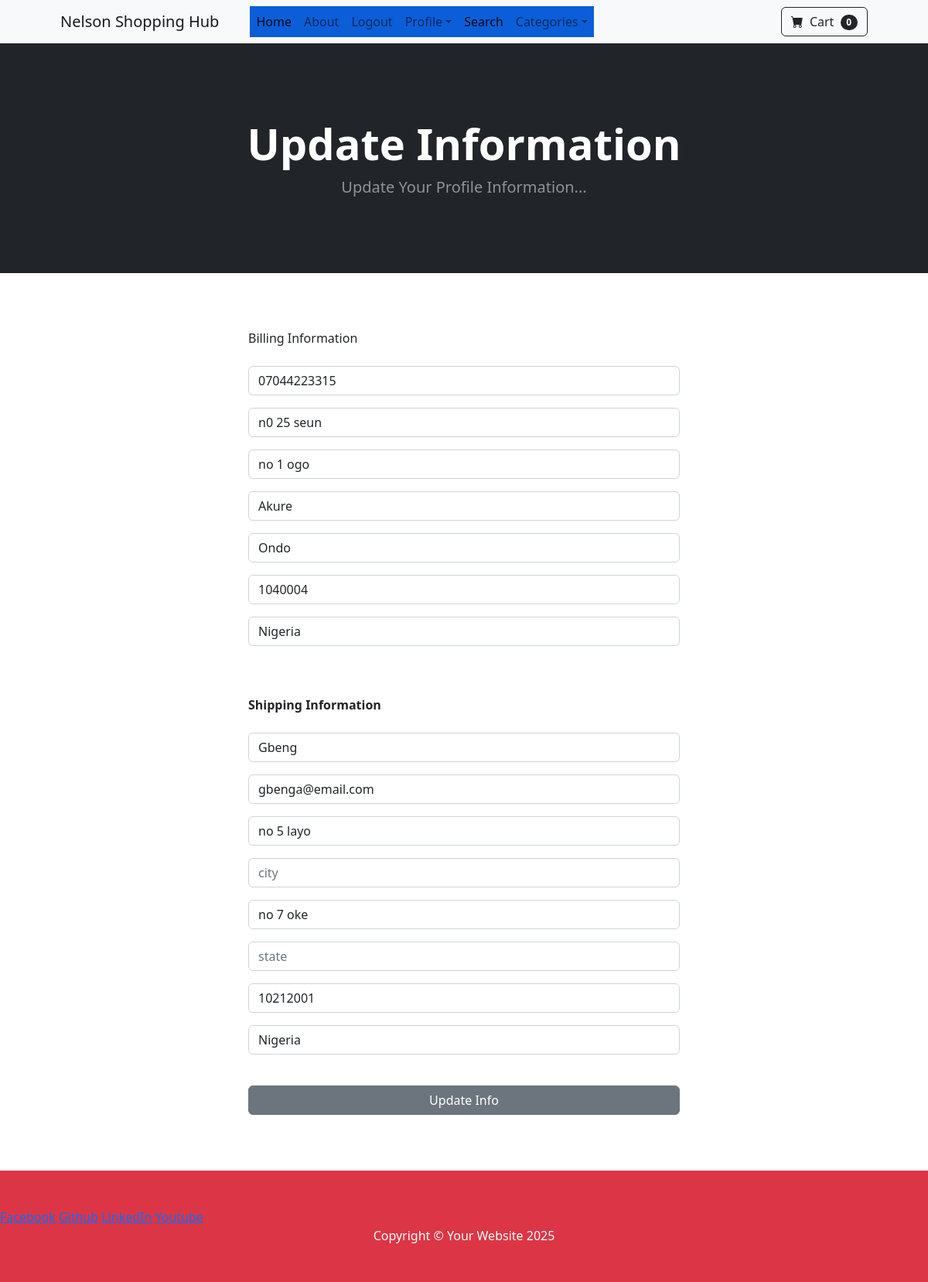
/update_info/ (signed in), run on the app's committed database.
### myapp/models.py (models this page shows, shortened)
class Profile(models.Model):
    user = models.OneToOneField(User, on_delete=models.CASCADE)
    date_modified = models.DateTimeField(User, auto_now=True)
    phone = models.CharField(max_length=50, blank=True)
    address1 = models.CharField(max_length=200, blank=True)
    address2 = models.CharField(max_length=200, blank=True)
    city = models.CharField(max_length=200, blank=True)
    state = models.CharField(max_length=200, blank=True)
    zipcode = models.CharField(max_length=200, blank=True)
    country = models.CharField(max_length=200, blank=True)
    old_cart = models.CharField(max_length=200, blank=True, null=True)

### payment/models.py (models this page shows, shortened)
class ShippingAddress(models.Model):
    user = models.ForeignKey(User, on_delete=models.CASCADE, null=True, blank=True)
    shipping_full_name = models.CharField(max_length=255)
    shipping_email = models.CharField(max_length=255)
    shipping_address1 = models.CharField(max_length=255)
    shipping_address2 = models.CharField(max_length=255, null=True, blank=True)
    shipping_city = models.CharField(max_length=255)
    shipping_state = models.CharField(max_length=255, null=True, blank=True)
    shipping_zipcode = models.CharField(max_length=255, null=True, blank=True)
    shipping_country = models.CharField(max_length=255)
    class Meta:
        verbose_name_plural = "shipping address"
    def create_shipping(sender, instance, created, **kwags):
        if created:
            user_shipping = ShippingAddress(user=instance)
            user_shipping.save()
    post_save.connect(create_shipping, sender=User)

### myapp/views.py (the view)
# urls.py: path('update_info/', views.update_info, name='update_info'),
def update_info(request):
    if request.user.is_authenticated:
        current_user = Profile.objects.get(user__id=request.user.id)
        shipping_user = ShippingAddress.objects.get(user__id=request.user.id)
        form = UserInfoForm(request.POST or None, instance=current_user)
        shipping_form = ShippingForm(request.POST or None, instance=shipping_user)
        if form.is_valid() or shipping_form.is_valid():
            form.save()
            shipping_form.save()
            messages.success(request, 'Your Info Has Been Updated!!')
            return redirect('home')
        context = {'form':form,'shipping_form':shipping_form}
        return render(request, 'update_info.html', context)
    else:
        messages.error(request, 'You Must Been Logged In To Access That Page!!')
        return redirect('home')

### myapp/forms.py
class UserInfoForm(forms.ModelForm):
	phone = forms.CharField(label="", widget=forms.TextInput(attrs={'class':'form-control', 'placeholder':'phone'}), required=False)
	address1 = forms.CharField(label="", widget=forms.TextInput(attrs={'class':'form-control', 'placeholder':'Address 1'}), required=False)
	address2 = forms.CharField(label="", widget=forms.TextInput(attrs={'class':'form-control', 'placeholder':'Address 2'}), required=False)
	city = forms.CharField(label="", widget=forms.TextInput(attrs={'class':'form-control', 'placeholder':'City'}), required=False)
	state = forms.CharField(label="", widget=forms.TextInput(attrs={'class':'form-control', 'placeholder':'State'}), required=False)
	zipcode = forms.CharField(label="", widget=forms.TextInput(attrs={'class':'form-control', 'placeholder':'Zipcode'}), required=False)
	country = forms.CharField(label="", widget=forms.TextInput(attrs={'class':'form-control', 'placeholder':'Country'}), required=False)
	class Meta:
		model = Profile
		fields = ( 'phone', 'address1', 'address2', 'city', 'state', 'zipcode', 'country' )

### cart/cart.py (called while the page is built)
    def __len__(self):
         return len(self.cart)

### cart/context_processors.py (called while the page is built)
def cart(request):
    return {'cart': Cart(request)}

### myapp/templates/update_info.html (shortened to what this page needs)
{% extends 'base.html' %}
{% load static %}
{% block content %}
<header class="bg-dark py-5">
    <div class="container px-4 px-lg-5 my-5">
        <div class="text-center text-white">
            <h1 class="display-4 fw-bolder">Update Information</h1>
            <p class="lead fw-normal text-white-50 mb-0">Update Your Profile Information...</p>
        </div>
    </div>
</header>
<div class="container d-flex justify-content-center py-5">
    <div class="col-md-6 col-sm-12">
        <p class="my-4"> Billing Information</p>
        <form action="{% url 'update_info' %}" method="POST">
                {% if form %}
                {{ form.as_p }}
            {% else %}
                <p>Form not found.</p>
            {% endif %}
            <br><br>
            <strong class="mt-4">Shipping Information</strong>
            <br><br>
            {{ shipping_form.as_p }}
            <button type="submit" class="btn btn-secondary w-100 my-4">Update Info</button>
        </form>
    </div>
</div>
{% endblock %}

### data on the page
Profile: phone "07044223315", address1 "n0 25 seun", address2 "no 1 ogo", city "Akure", state "Ondo", zipcode "1040004", country "Nigeria"
ShippingAddress: shipping_full_name "Gbeng", shipping_email "gbenga@email.com", shipping_address1 "no 5 layo", shipping_address2 "no 7 oke", shipping_zipcode "10212001", shipping_country "Nigeria"

### other printed values
{{ cart|length }} "0"
